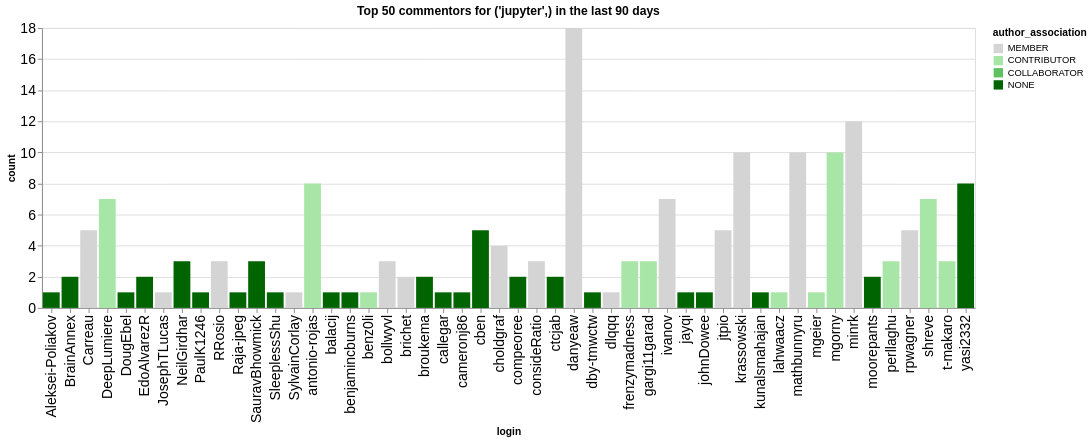

This figure's notebook cell:
### Code cell
n_plot = 50
charts = []
for ii, (iorg, idata) in enumerate(commentors.groupby(['org'])):
    title = f"Top {n_plot} commentors for {iorg} in the last {n_days} days"
    idata = idata.groupby('login', as_index=False).agg({'count': 'sum', 'author_association': 'first'})
    idata = idata.sort_values('count', ascending=False).head(n_plot)
    ch = alt.Chart(data=idata.head(n_plot), title=title).mark_bar().encode(
        x='login',
        y='count',
        color=alt.Color('author_association', scale=alt.Scale(domain=author_types, range=author_colors))
    )
    charts.append(ch)
alt.hconcat(*charts)

### Figure 1 — Vega-Lite specification as saved in the notebook (floating-point values rounded to 4 significant figures)
{"config": {"axisLeft": {"labelFontSize": 15}, "axisBottom": {"labelFontSize": 15}}, "hconcat": [{"mark": {"type": "bar"}, "encoding": {"color": {"field": "author_association", "scale": {"domain": ["MEMBER", "CONTRIBUTOR", "COLLABORATOR", "NONE"], "range": ["rgb(211.82745098039214, 211.82745098039214, 211.82745098039214)", "rgb(166.98562091503268, 229.89803921568628, 166.98562091503268)", "rgb(96.37647058823529, 192.75294117647059, 96.37647058823529)", "rgb(0.0, 100.3921568627451, 0.0)"]}, "type": "nominal"}, "x": {"field": "login", "type": "nominal"}, "y": {"field": "count", "type": "quantitative"}}, "title": "Top 50 commentors for ('jupyter',) in the last 90 days"}], "data": {"name": "data-27d990a2eab920b22eeb1e765aa7c37d"}, "$schema": "https://vega.github.io/schema/vega-lite/v5.20.1.json", "datasets": {"data-27d990a2eab920b22eeb1e765aa7c37d": [{"login": "danyeaw", "count": 18, "author_association": "MEMBER"}, {"login": "minrk", "count": 12, "author_association": "MEMBER"}, {"login": "mgorny", "count": 10, "author_association": "CONTRIBUTOR"}, {"login": "mathbunnyru", "count": 10, "author_association": "MEMBER"}, {"login": "krassowski", "count": 10, "author_association": "MEMBER"}, {"login": "antonio-rojas", "count": 8, "author_association": "CONTRIBUTOR"}, {"login": "yasi2332", "count": 8, "author_association": "NONE"}, {"login": "ivanov", "count": 7, "author_association": "MEMBER"}, {"login": "shreve", "count": 7, "author_association": "CONTRIBUTOR"}, {"login": "DeepLumiere", "count": 7, "author_association": "CONTRIBUTOR"}, {"login": "jtpio", "count": 5, "author_association": "MEMBER"}, {"login": "cben", "count": 5, "author_association": "NONE"}, {"login": "Carreau", "count": 5, "author_association": "MEMBER"}, {"login": "rpwagner", "count": 5, "author_association": "MEMBER"}, {"login": "choldgraf", "count": 4, "author_association": "MEMBER"}, {"login": "bollwyvl", "count": 3, "author_association": "MEMBER"}, {"login": "SauravBhowmick", "count": 3, "author_association": "NONE"}, {"login": "NeilGirdhar", "count": 3, "author_association": "NONE"}, {"login": "frenzymadness", "count": 3, "author_association": "CONTRIBUTOR"}, {"login": "t-makaro", "count": 3, "author_association": "CONTRIBUTOR"}, {"login": "gargi11garad", "count": 3, "author_association": "CONTRIBUTOR"}, {"login": "perllaghu", "count": 3, "author_association": "CONTRIBUTOR"}, {"login": "RRosio", "count": 3, "author_association": "MEMBER"}, {"login": "consideRatio", "count": 3, "author_association": "MEMBER"}, {"login": "ctcjab", "count": 2, "author_association": "NONE"}, {"login": "moorepants", "count": 2, "author_association": "NONE"}, {"login": "compeoree", "count": 2, "author_association": "NONE"}, {"login": "EdoAlvarezR", "count": 2, "author_association": "NONE"}, {"login": "broukema", "count": 2, "author_association": "NONE"}, {"login": "brichet", "count": 2, "author_association": "MEMBER"}, {"login": "BrainAnnex", "count": 2, "author_association": "NONE"}, {"login": "dlqqq", "count": 1, "author_association": "MEMBER"}, {"login": "dby-tmwctw", "count": 1, "author_association": "NONE"}, {"login": "callegar", "count": 1, "author_association": "NONE"}, {"login": "balacij", "count": 1, "author_association": "NONE"}, {"login": "benz0li", "count": 1, "author_association": "CONTRIBUTOR"}, {"login": "benjamincburns", "count": 1, "author_association": "NONE"}, {"login": "cameronj86", "count": 1, "author_association": "NONE"}, {"login": "SylvainCorlay", "count": 1, "author_association": "MEMBER"}, {"login": "Raja-jpeg", "count": 1, "author_association": "NONE"}, {"login": "JosephTLucas", "count": 1, "author_association": "MEMBER"}, {"login": "Aleksei-Poliakov", "count": 1, "author_association": "NONE"}, {"login": "DougEbel", "count": 1, "author_association": "NONE"}, {"login": "SleeplessShu", "count": 1, "author_association": "NONE"}, {"login": "PaulK1246", "count": 1, "author_association": "NONE"}, {"login": "johnDowee", "count": 1, "author_association": "NONE"}, {"login": "jayqi", "count": 1, "author_association": "NONE"}, {"login": "mgeier", "count": 1, "author_association": "CONTRIBUTOR"}, {"login": "lahwaacz", "count": 1, "author_association": "CONTRIBUTOR"}, {"login": "kunalsmahajan", "count": 1, "author_association": "NONE"}]}}
